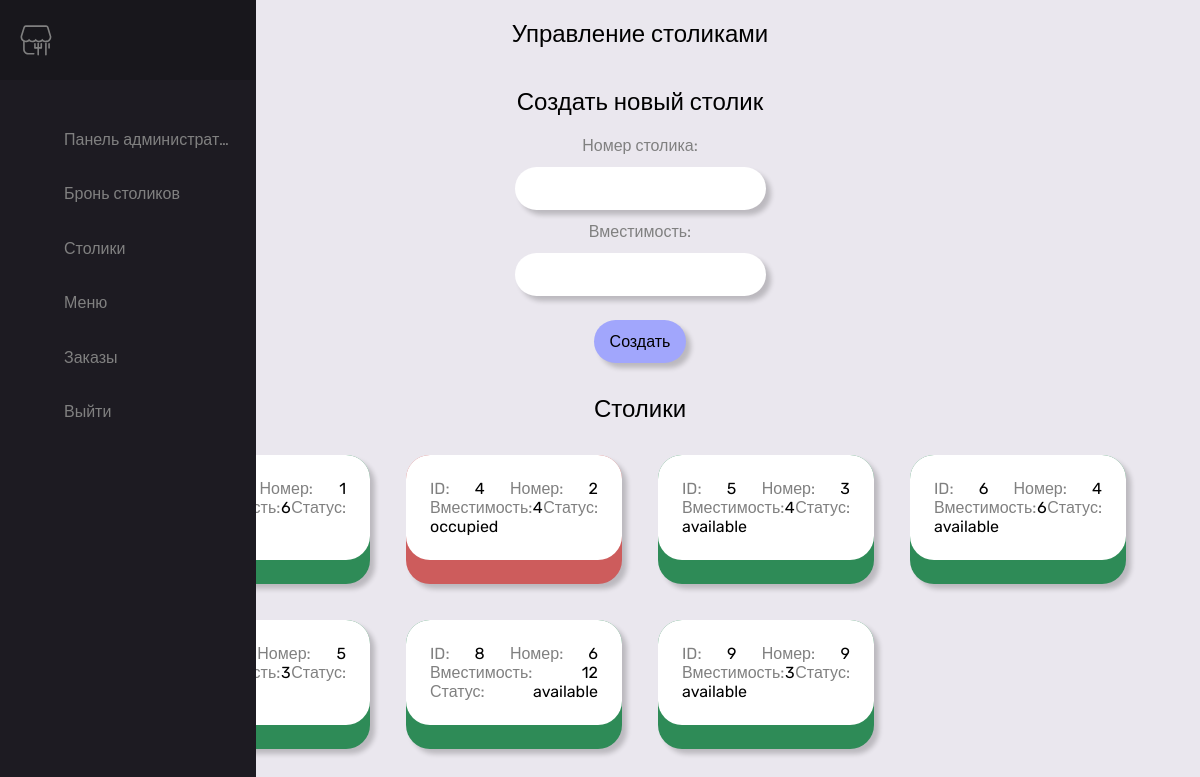
Screenshot of /tables.php (signed in) with the database file from the repository.
### tables this page shows
CREATE TABLE `tables` (
  `table_id` int(11) NOT NULL,
  `table_name` varchar(20) NOT NULL,
  `capacity` int(11) NOT NULL,
  `status` enum('available','occupied') NOT NULL DEFAULT 'available'
);

### tables.php (the view, shortened to what this page needs)
<!DOCTYPE html>
<html lang="en">
<head>
    <link rel="stylesheet" href="css/style.css">
</head>
<body>
<?php include 'header.php' ?>
<main id="main">
    <div class="title">Управление столиками</div>
    <div class="title">Создать новый столик</div>
    <form method="post">
        <label>Номер столика:</label>
        <input type="text" id="table_name" name="table_name" required>
        <label>Вместимость:</label>
        <input type="number" id="capacity" name="capacity" required>
        <button type="submit" name="create_table">Создать</button>
    </form>
    <section class="tables">
        <div class="title">Столики</div>
        <div class="cards">
            <?php
            $conn = openConn();
            $tables = $conn->query("SELECT * FROM `tables`") or die('query failed');
            if ($tables->num_rows > 0) {
                while ($row = $tables->fetch_assoc()) {
                    ?>
                    <div class="card <?= $row['status'] ?>" title="Открыть"
                         onclick="openModal('editTable', {'editTable_table_id': '<?= $row['table_id'] ?>', 'editTable_table_name': '<?= $row['table_name'] ?>'})">
                        <div class="description">
                            <label>ID:</label>
                            <div class="table-id"><?= $row['table_id'] ?></div>
                            <label>Номер:</label>
                            <div class="table-name"><?= $row['table_name'] ?></div>
                            <label>Вместимость:</label>
                            <div class="capacity"><?= $row['capacity'] ?></div>
                            <label>Статус:</label>
                            <div class="status"><?= $row['status'] ?></div>
                        </div>
                    </div>
                    <?php
                }
            }
            else {
                echo '<p class="empty">"There are no tables"</p>';
            }
            ?>
        </div>
    </section>
</main>
</body>
</html>

### css/style.css (style rules this page uses)
:root { --primary: 237, 94%, 81%; --background: 266, 16%, 92%; --background-secondary: 256, 12%, 12%; --background-secondary-dark: 256, 10%, 10%; --background-secondary-light: 257, 11%, 16%; --text-primary: 0, 0%, 0%; --black: 0, 0%, 0%; --white: 0, 0%, 100%; --quite-gray: 0, 0%, 50%; --grooble: 10, 28%, 93%; --heading-large: 5.6rem; --heading-medium: 3.6rem; --heading-small: 2.4rem; --paragraph: 1.11rem; --navbar-buttons: 2.4rem; --transition-main: 0.175, 0.685, 0.32; --font-main: 'Rubik', sans-serif; --box-shadow: 5px 5px 5px 0px rgb(0 0 0 / 20%); }
*, *::before, *::after { box-sizing: inherit; font-family: var(--font-main); font-size: 16px; }
html, body { margin: 0; width: 100%; color: hsl(var(--text-primary)); background-color: hsl(var(--background)); -webkit-font-smoothing: antialiased; scroll-behavior: smooth; box-sizing: border-box; }
form { margin: 0; display: flex; flex-wrap: wrap; flex-direction: column; align-content: center; align-items: center; }
input { padding: 12px 16px; border-radius: 24px; border: 0; box-shadow: var(--box-shadow); margin: 12px; }
button { cursor: pointer; border: 0; border-radius: 24px; width: fit-content; padding: 12px 16px; box-shadow: var(--box-shadow); background-color: hsl(var(--primary)); margin: 12px 0; }
#main { margin: 0 0 0 5em; }
.title { text-align: center; padding: 20px; font-size: 24px; }
.cards { display: grid; grid-template-columns: repeat(auto-fit, 15rem); gap: 12px; margin: 0 auto; align-items: flex-start; justify-content: center; }
.card { cursor: pointer; border-radius: 24px; margin: 12px; padding-bottom: 24px; box-shadow: var(--box-shadow); }
.available { background-color: seagreen; }
.occupied { background-color: indianred; }
.description { background-color: white; border-radius: 24px; padding: 24px; display: flex; flex-wrap: wrap; justify-content: space-between; }
label { color: hsl(var(--quite-gray)); }
@media only screen and (max-width: 1660px) { :root { --heading-large: 5.4rem; --heading-medium: 3.4rem; --heading-small: 2.2rem; } }
@media only screen and (max-width: 1456px) { :root { --heading-large: 5.2rem; --heading-medium: 3.2rem; --heading-small: 2rem; } }

### rows the page displays
tables: table_name "1", capacity "6"
tables: table_id "4", table_name "2", capacity "4", status "occupied"
tables: table_id "5", table_name "3", capacity "4", status "available"
tables: table_id "6", table_name "4", capacity "6", status "available"
tables: table_name "5", capacity "3"
tables: table_id "8", table_name "6", capacity "12", status "available"
tables: table_id "9", table_name "9", capacity "3", status "available"
